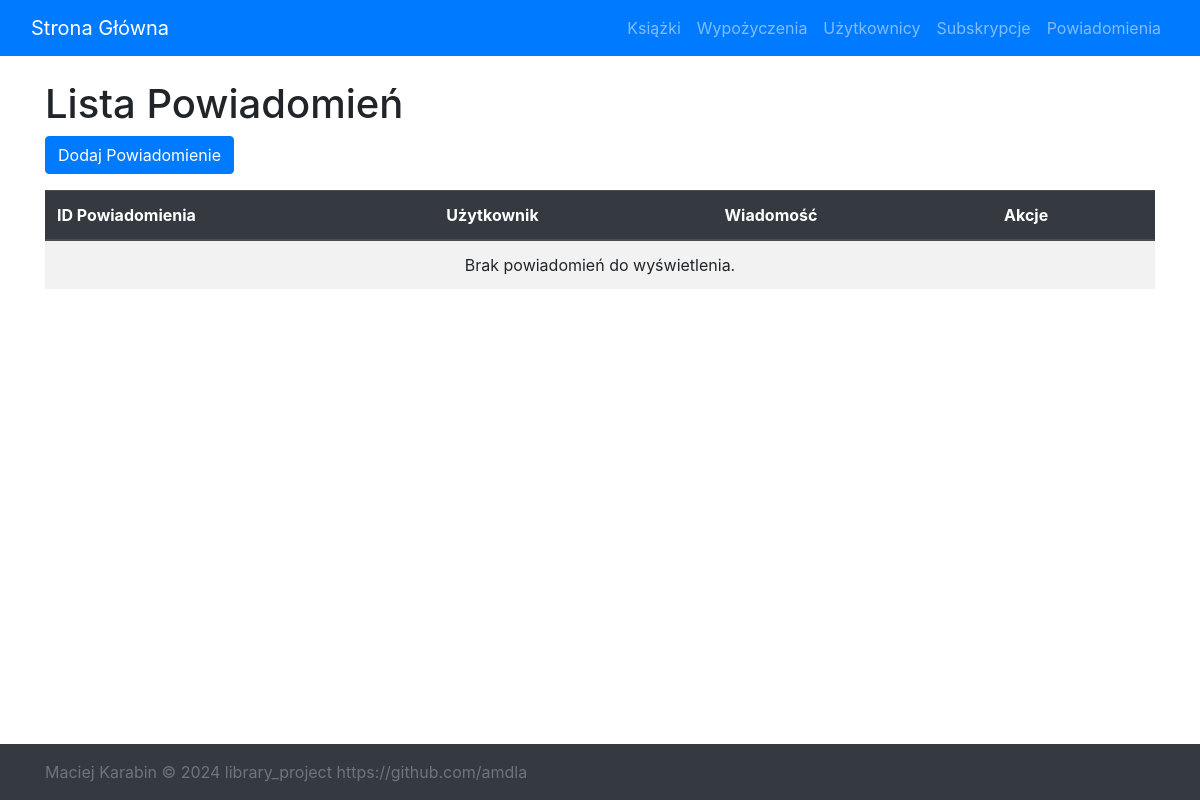
Page /notifications/ on the earlier database version.
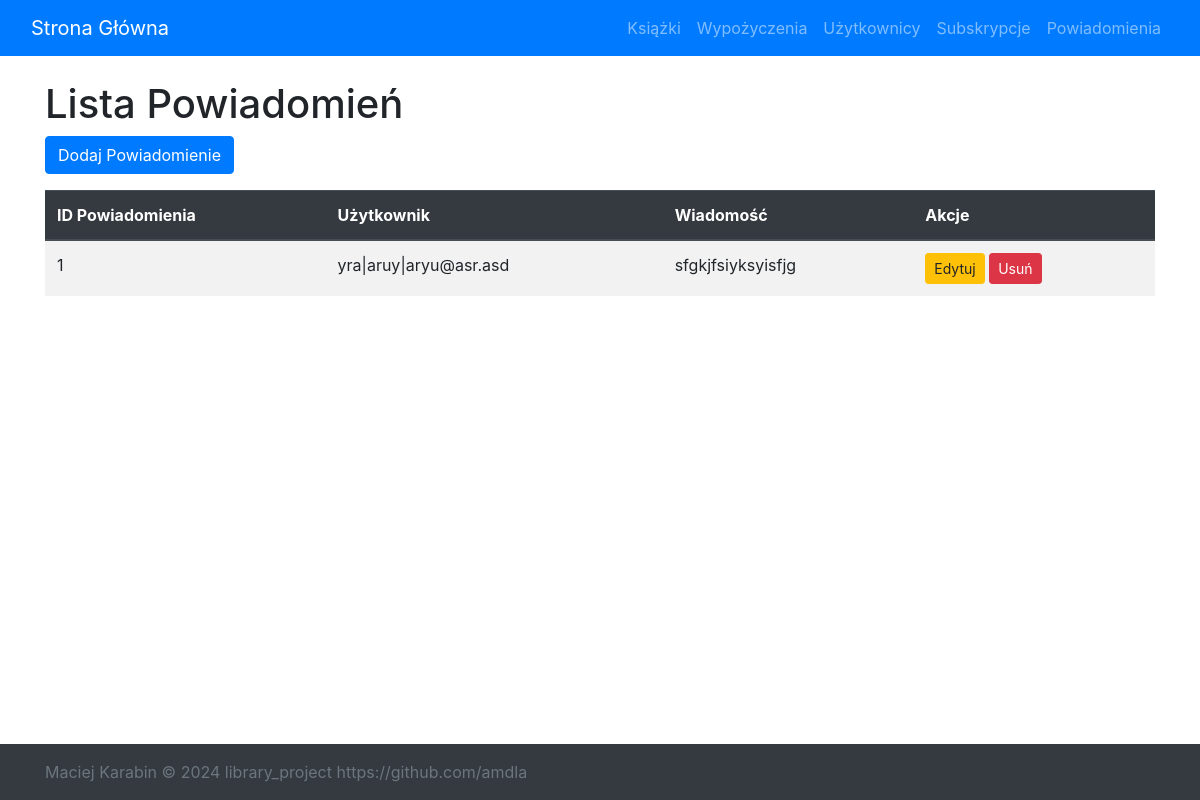
Same page on the later database version.
### library_app/models.py (models this page shows, shortened)
class Notification(models.Model):
    notification_id = models.AutoField(primary_key=True)
    user = models.ForeignKey(Users, on_delete=models.CASCADE)
    message = models.TextField()

class Users(models.Model):
    user_id = models.AutoField(primary_key=True)  # Primary key for user table
    first_name = models.CharField(max_length=50)
    last_name = models.CharField(max_length=50)
    email = models.EmailField(unique=True)
    username = models.CharField(max_length=50, unique=True)

### library_app/views.py (the view)
# urls.py: path('notifications/', views.notification_list, name='notification-list'),
def notification_list(request):
    notifications = Notification.objects.all()
    return render(request, 'lists/notification_list.html', {'notifications': notifications})

### library_app/templates/lists/notification_list.html (shortened to what this page needs)
{% extends 'library_app/base.html' %}
{% block content %}
    <h1>Lista Powiadomień</h1>
    <a href="{% url 'notification-create' %}" class="btn btn-primary mb-3">Dodaj Powiadomienie</a>
    <table id="notificationTable" class="table table-striped">
        <thead class="thead-dark">
        <tr>
            <th scope="col">ID Powiadomienia</th>
            <th scope="col">Użytkownik</th>
            <th scope="col">Wiadomość</th>
            <th scope="col">Akcje</th>
        </tr>
        </thead>
        <tbody>
        {% for notification in notifications %}
            <tr>
                <td>{{ notification.notification_id }}</td>
                <td>{{ notification.user.username }}</td>
                <td>{{ notification.message }}</td>
                <td>
                    <a href="{% url 'notification-update' notification.pk %}" class="btn btn-warning btn-sm">Edytuj</a>
                    <a href="{% url 'notification-delete' notification.pk %}" class="btn btn-danger btn-sm">Usuń</a>
                </td>
            </tr>
        {% empty %}
            <tr>
                <td colspan="4" class="text-center">Brak powiadomień do wyświetlenia.</td>
            </tr>
        {% endfor %}
        </tbody>
    </table>
{% endblock %}

Differences in the rows shown:
added Notification: notification_id "1", user.username "yra|aruy|aryu@asr.asd", message "sfgkjfsiyksyisfjg"
Other differences:
text no longer shown: "Brak powiadomień do wyświetlenia."
